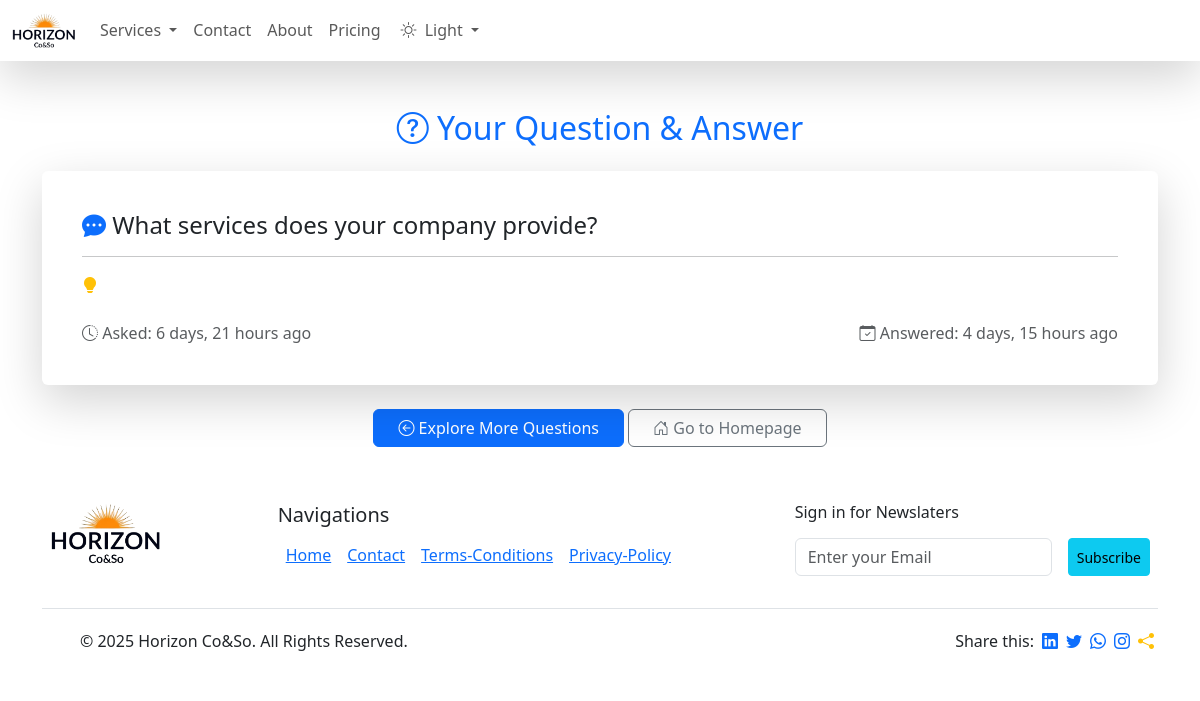
Screenshot of /answer-questions/your-answer/1/ with the database file from the repository.
### home/models.py (models this page shows, shortened)
class FAQ(models.Model):
    DEFAULT_SERVICE = "default"
    options = [
        ('Panding','Panding'),
        ('Solved','Solved'),
        ('Archive','Archive'),
    ]
    service = models.ForeignKey(Service, on_delete=models.CASCADE, related_name="faqs",null=True, blank=True, help_text="Leave blank for default FAQs")
    question = models.CharField(max_length=100)
    answer = models.TextField(blank=True)
    status = models.CharField(max_length=10,choices=options,default='Panding')
    email = models.EmailField(max_length=50,default='',blank=True)
    notified = models.BooleanField(default=False)
    is_active = models.BooleanField(default=False)
    created_at = models.DateTimeField(auto_now_add=True)
    updated_at = models.DateTimeField(auto_now=False,blank=True,null=True)
    class Meta:
        ordering = ["-created_at"]

### home/views.py (the view)
# urls.py: path('answer-questions/your-answer/<int:id>/',userAnswer,name='user_answer'),
def userAnswer(request,id):
    try:
        faq = FAQ.objects.get(id=id)
    except FAQ.DoesNotExist as e:
        faq = None
    return render(request,'user_answer.html',{'answer':faq})

### home/templates/user_answer.html (shortened to what this page needs)
{% extends "navbar.html" %}
{% load static %}
{% load humanize %}
{% block main %}
    <div class="container mt-5">
        <h2 class="text-primary text-center mb-4"><i class="bi bi-question-circle"></i> Your Question & Answer</h2>
        {% if answer %}
        <div class="card shadow-lg p-4 border-0">
            <div class="card-body">
                <h4 class="text-dark"><i class="bi bi-chat-dots-fill text-primary"></i> {{ answer.question }}</h4>
                <hr>
                <p class="text-muted"><i class="bi bi-lightbulb-fill text-warning"></i> {{ answer.answer }}</p>
                <div class="d-flex justify-content-between text-muted mt-4">
                    <span><i class="bi bi-clock-history"></i> Asked: {{ answer.created_at | naturaltime }}</span>
                    <span><i class="bi bi-calendar-check"></i> Answered: {{ answer.updated_at | naturaltime }}</span>
                </div>
            </div>
        </div>
        {% else %}
        <div class="alert alert-danger text-center shadow-sm p-4">
            <i class="bi bi-exclamation-triangle-fill"></i> Sorry, the question you are looking for does not exist or has been removed.
        </div>
        {% endif %}
        <div class="text-center mt-4">
            <a href="/ask-questions/" class="btn btn-primary px-4"><i class="bi bi-arrow-left-circle"></i> Explore More Questions</a>
            <a href="/" class="btn btn-outline-secondary px-4"><i class="bi bi-house-door"></i> Go to Homepage</a>
        </div>
    </div>
{% endblock main %}

### rows the page displays
FAQ: question "What services does your company provide?", created_at "6 days, 21 hours ago", updated_at "4 days, 15 hours ago"
